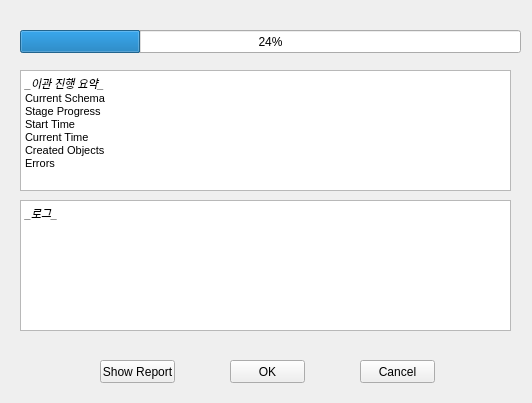
<?xml version="1.0" encoding="UTF-8"?>
<ui version="4.0">
 <class>Form</class>
 <widget class="QWidget" name="Form">
  <property name="geometry">
   <rect>
    <x>0</x>
    <y>0</y>
    <width>532</width>
    <height>403</height>
   </rect>
  </property>
  <property name="windowTitle">
   <string>Migrating Source to Target</string>
  </property>
  <widget class="QProgressBar" name="progressBar">
   <property name="geometry">
    <rect>
     <x>20</x>
     <y>30</y>
     <width>501</width>
     <height>23</height>
    </rect>
   </property>
   <property name="value">
    <number>24</number>
   </property>
  </widget>
  <widget class="QTextEdit" name="textEdit">
   <property name="geometry">
    <rect>
     <x>20</x>
     <y>70</y>
     <width>491</width>
     <height>121</height>
    </rect>
   </property>
   <property name="html">
    <string>&lt;!DOCTYPE HTML PUBLIC &quot;-//W3C//DTD HTML 4.0//EN&quot; &quot;http://www.w3.org/TR/REC-html40/strict.dtd&quot;&gt;
&lt;html&gt;&lt;head&gt;&lt;meta name=&quot;qrichtext&quot; content=&quot;1&quot; /&gt;&lt;style type=&quot;text/css&quot;&gt;
p, li { white-space: pre-wrap; }
&lt;/style&gt;&lt;/head&gt;&lt;body style=&quot; font-family:'MS Shell Dlg 2'; font-size:8pt; font-weight:400; font-style:normal;&quot;&gt;
&lt;p style=&quot; margin-top:0px; margin-bottom:0px; margin-left:0px; margin-right:0px; -qt-block-indent:0; text-indent:0px;&quot;&gt;&lt;span style=&quot; font-style:italic;&quot;&gt;_이관 진행 요약_&lt;/span&gt;&lt;/p&gt;
&lt;p style=&quot; margin-top:0px; margin-bottom:0px; margin-left:0px; margin-right:0px; -qt-block-indent:0; text-indent:0px;&quot;&gt;Current Schema&lt;/p&gt;
&lt;p style=&quot; margin-top:0px; margin-bottom:0px; margin-left:0px; margin-right:0px; -qt-block-indent:0; text-indent:0px;&quot;&gt;Stage Progress&lt;/p&gt;
&lt;p style=&quot; margin-top:0px; margin-bottom:0px; margin-left:0px; margin-right:0px; -qt-block-indent:0; text-indent:0px;&quot;&gt;Start Time&lt;/p&gt;
&lt;p style=&quot; margin-top:0px; margin-bottom:0px; margin-left:0px; margin-right:0px; -qt-block-indent:0; text-indent:0px;&quot;&gt;Current Time&lt;/p&gt;
&lt;p style=&quot; margin-top:0px; margin-bottom:0px; margin-left:0px; margin-right:0px; -qt-block-indent:0; text-indent:0px;&quot;&gt;Created Objects&lt;/p&gt;
&lt;p style=&quot; margin-top:0px; margin-bottom:0px; margin-left:0px; margin-right:0px; -qt-block-indent:0; text-indent:0px;&quot;&gt;Errors&lt;/p&gt;&lt;/body&gt;&lt;/html&gt;</string>
   </property>
  </widget>
  <widget class="QTextEdit" name="textEdit_2">
   <property name="geometry">
    <rect>
     <x>20</x>
     <y>200</y>
     <width>491</width>
     <height>131</height>
    </rect>
   </property>
   <property name="html">
    <string>&lt;!DOCTYPE HTML PUBLIC &quot;-//W3C//DTD HTML 4.0//EN&quot; &quot;http://www.w3.org/TR/REC-html40/strict.dtd&quot;&gt;
&lt;html&gt;&lt;head&gt;&lt;meta name=&quot;qrichtext&quot; content=&quot;1&quot; /&gt;&lt;style type=&quot;text/css&quot;&gt;
p, li { white-space: pre-wrap; }
&lt;/style&gt;&lt;/head&gt;&lt;body style=&quot; font-family:'MS Shell Dlg 2'; font-size:8pt; font-weight:400; font-style:normal;&quot;&gt;
&lt;p style=&quot; margin-top:0px; margin-bottom:0px; margin-left:0px; margin-right:0px; -qt-block-indent:0; text-indent:0px;&quot;&gt;&lt;span style=&quot; font-style:italic;&quot;&gt;_로그_&lt;/span&gt;&lt;/p&gt;&lt;/body&gt;&lt;/html&gt;</string>
   </property>
  </widget>
  <widget class="QPushButton" name="pushButton">
   <property name="geometry">
    <rect>
     <x>100</x>
     <y>360</y>
     <width>75</width>
     <height>23</height>
    </rect>
   </property>
   <property name="text">
    <string>Show Report</string>
   </property>
  </widget>
  <widget class="QPushButton" name="pushButton_2">
   <property name="geometry">
    <rect>
     <x>230</x>
     <y>360</y>
     <width>75</width>
     <height>23</height>
    </rect>
   </property>
   <property name="text">
    <string>OK</string>
   </property>
  </widget>
  <widget class="QPushButton" name="pushButton_3">
   <property name="geometry">
    <rect>
     <x>360</x>
     <y>360</y>
     <width>75</width>
     <height>23</height>
    </rect>
   </property>
   <property name="text">
    <string>Cancel</string>
   </property>
  </widget>
 </widget>
 <resources/>
 <connections/>
</ui>
